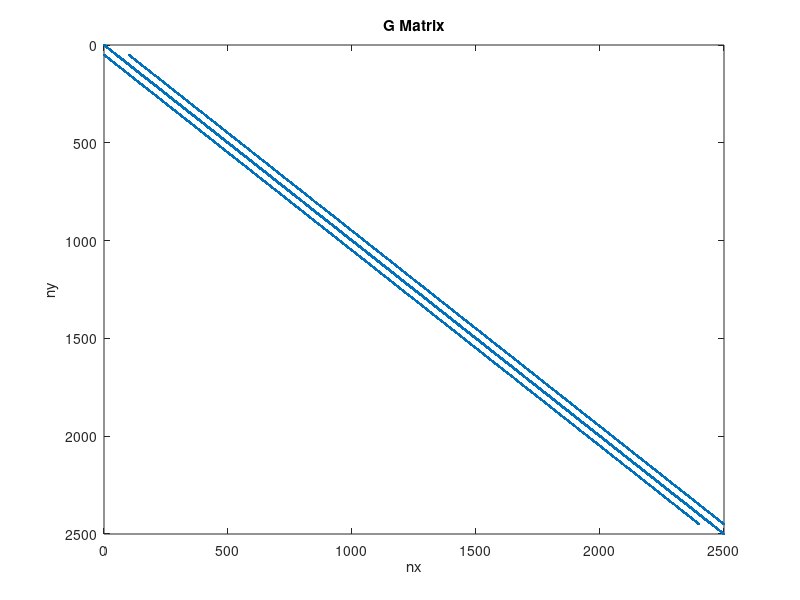
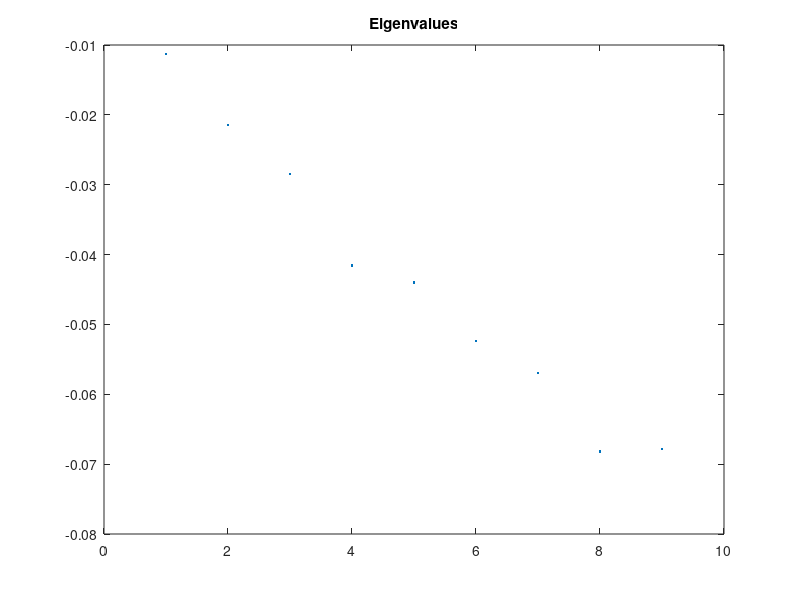
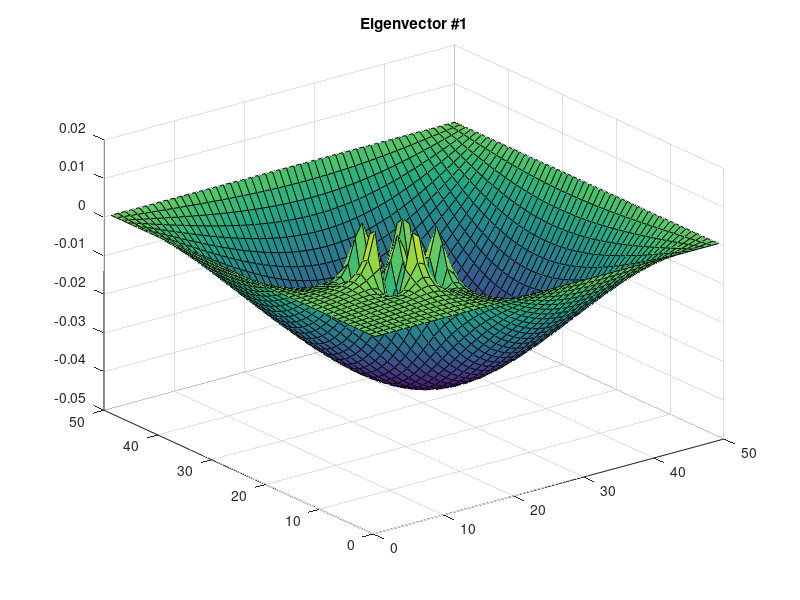
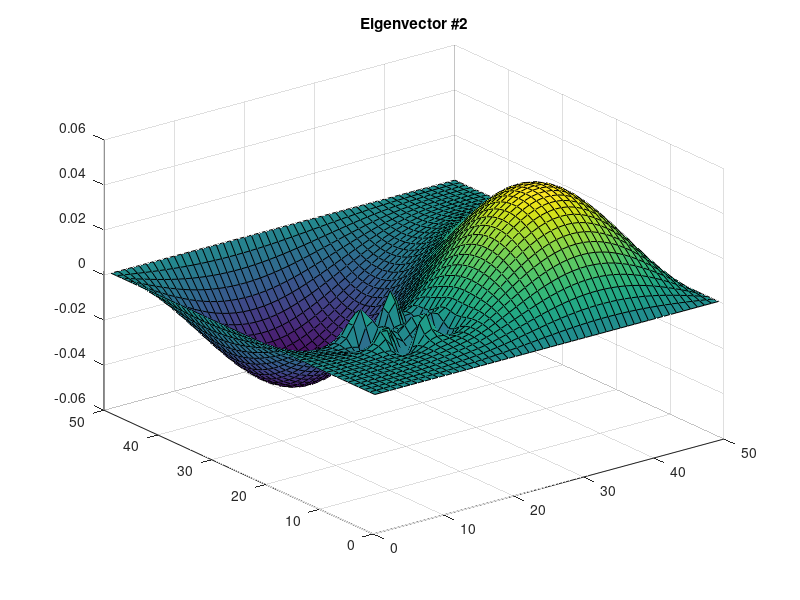

Write the MATLAB code that produced these figures, in order.
set(0, 'DefaultFigureWindowStyle', 'Docked')

clc
clear
close all

% ELEC 4700 - PA5: Harmonic Waves
% Brandon Schelhaas
% 101036851

% Initialize Variables
nx = 50;
ny = 50;
V = zeros(nx, ny);
G = sparse(nx*nx,ny*ny);

% Boundary Conditions:
% Diagonal = 1, rest = 0

for row = 1:ny
    for col = 1:nx
        % Map the 2D region into a (length*width, 1) vector
        n = row + (col-1)*ny;
        nxm = row + (col-2)*ny;
        nxp = row + (col)*ny;
        nym = (row-1) + (col-1)*ny;
        nyp = (row+1) + (col-1)*ny;
        
        % Note: Note sure if this is correct, but its my best attempt, that
        % seems to "work"... no further time to work on it for now
        %----------------------------------
        
        % Setup G matrix (equations to use on mapped field), based on FDM
        % Setup BC's (all to 1)
        if row == 1 | row == ny | col == 1 | col == nx
            G(n,n) = 1;
        else % from FDM
            G(n,n) = -4; % Central point, -4 is coefficient with delX = delY = 1
            G(n,nxp) = 1; % col + 1, 1 is coefficient with delX = delY = 1
            G(n,nxm) = 1; % col - 1, 1 is coefficient with delX = delY = 1
            G(n,nyp) = 1; % row + 1, 1 is coefficient with delX = delY = 1
            G(n,nym) = 1; % row - 1, 1 is coefficient with delX = delY = 1
        end
        
        % Change the material / make the wave propagate faster/slower
        if (col > 10 & col < 20 & row > 10 & row < 20)
            G(n,n) = -2; 
        end
        
        %-------------------------------------
    end
end

% Following lines are referenced from Prof. Smy's code, for ease of
% understanding

% Plot G
figure
spy(G);
title('G Matrix');
xlabel('nx'); ylabel('ny');

% Solve numModes worth of eigenvectors and values
numModes = 9;
[E, D] = eigs(G, numModes, 'SM'); % E = eigenvectors, V = eigenvalues

% Plot eigenvalues
figure
plot(diag(D), '.');
title('Eigenvalues');

% Plot eigenvectors
for vector = 1:numModes
    vec = E(:,vector);
    for row = 1:ny
        for col = 1:nx
            n = col + (row-1)*nx; % Remap the vector back into 2D
            V(row,col) = vec(n);
        end
    end
    figure
    surf(V)
    title(['Eigenvector #', num2str(vector)]);
end